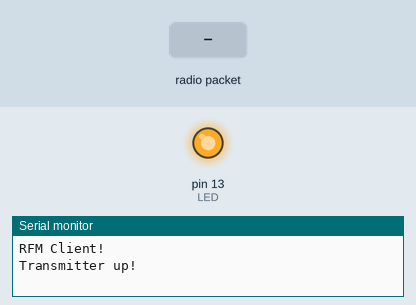
The sketch below on a simulated Arduino Mega 2560, built with avr-gcc and run on an emulated ATmega2560. On the bench: output pins drawn as LEDs (lit = HIGH), the last lines printed to the serial monitor. The test bench sets the inputs (shaded band). No radio packets arrive unless stated.

Above: at 0.1 s.
At 2.2 s:
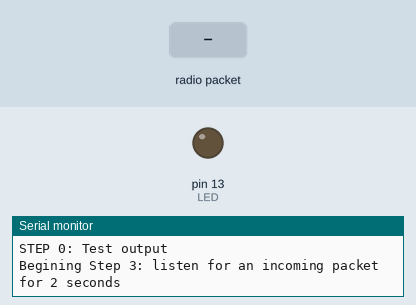
2.3 s: radio packet "1" arrives
Timing chart, 0 to 5.3 s (numbered marks = the images above; inputs shaded):
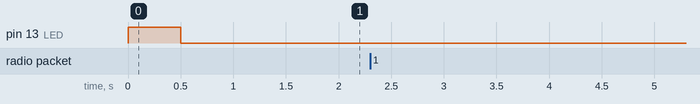

The sketch:

gateway_forTry2.5_worksInProgress.ino
```cpp
#include <SPI.h>
#include <RH_RF95.h> //Radio Head Library
#include "TinyGPS++.h" //NMEA Parsing
#include "Battery.h" // Battery info
#include "GlobalVarbs.h" // Config file for this node
#include "ThisNodesConfig.h" // node specific varbs
//#include "Functions.h" // Global Functions for this program

//Globals
TinyGPSPlus gps; //GPS info
int numDiscoveredNodes;


void setup()
{

  for(int i=0 ; i < MAX_NUM_NODES ; i = i +1)
{
  //declare a queue of readings. this is a "tab" or 1 page of manifest.
  //struct Queue* aPageofManifest = createQueue(NumofReadings);

  aBookCalledManifest[i] = createQueue(NumofReadings);
}


  numDiscoveredNodes = 1;
  pinMode(LED, OUTPUT);

  Serial.begin(9600);
  // It may be difficult to read serial messages on startup. The following line
  // will wait for serial to be ready before continuing. Comment out if not needed.
  //while(!Serial);
  Serial.println("RFM Client!");

  //Initialize the Radio.
  if (rf95.init() == false){
    Serial.println("Radio Init Failed - Freezing");
    while (1);
  }
  else{
    //An LED inidicator to let us know radio initialization has completed.
    Serial.println("Transmitter up!");
    digitalWrite(LED, HIGH);
    delay(500);
    digitalWrite(LED, LOW);
    delay(500);
  }

  // Set frequency
  rf95.setFrequency(frequency);

   // The default transmitter power is 13dBm, using PA_BOOST.
   // If you are using RFM95/96/97/98 modules which uses the PA_BOOST transmitter pin, then
   // you can set transmitter powers from 5 to 23 dBm:
   // Transmitter power can range from 14-20dbm.
   rf95.setTxPower(14, false);
}


void loop()
{

  Serial.println("STEP 0: Test output");
  if (Serial.available()) {          // If anything comes in Serial (USB),
    Serial1.write(Serial.read());     // read it and send it out Serial1 (pins 0 & 1)
  }

  //START ACTIVITY 3 - rec. others manifest and update mine.

  Serial.println("Begining Step 3: listen for an incoming packet for 2 seconds");
  //wait for packet to comlpete
  rf95.waitPacketSent();

  // Now wait for a reply
  uint8_t buf[sizeof(curr_info)];
  byte len = sizeof(buf);

  if (rf95.waitAvailableTimeout(5000))//This will change to whatever I want the timeout interval to be. TODO
  {
    // Should be a reply message for us now
    if (rf95.recv(buf, &len)) {
      Serial.print("Got a reply of size: ");
      Serial.println(sizeof(buf));

      Serial.print("buffer should be of curr_info. This is the actual packet: ");
      Serial.println(converter(buf));

      //currently this is 1 page of manifest. this will be bigger later? or will i only ever recieve 1 page at a time?
      information incomingNodesManifest[NumofReadings];

      information incomingNodesCurrInfo;
      //manifestType recievedManifest[NumofNodes]; // I should have recieved a manifest of the 2 nodes.

      memcpy(&incoming_curr_info, &buf, sizeof(buf));


      //SANITY CHECK #2
      Serial.println("Sanity Check #2................................");
      Serial.print("incoming Nodes curr info LAT------: "); Serial.println(incoming_curr_info.curr_Lat);
      print1PageofManifest(incoming_curr_info);

      Serial.println("End of Sanity Check #2................................");

      //reconcile my manifest with the one that I just recieved.
      //TODO Sanity checks on the incoming packet i.e. size, node id is a POS num etc.
      //addIncomingCurrInfoToMyBookCalledManifest(incoming_curr_info);
    }
    else
    {
      Serial.println("Receive failed");
    }
  }
  else
  {
    Serial.println("Didn't get any packets. Is anyone sending?");
  }


  //END ACTIVITY 3
}

String converter(uint8_t *str) {
  return String((char *)str);
}

void print1PageofManifest(information aNodesManifest) { // print the short version for debugging

  //for (int row = 0; row < NumofReadings ; row = row + 1)
  {
    //Serial.print("Manifest Page # "); Serial.println(row);
    Serial.print("ID=");  Serial.println(aNodesManifest.nodeID);
    Serial.print("LAT=");  Serial.println(aNodesManifest.curr_Lat, 6);
    Serial.print("LONG="); Serial.println(aNodesManifest.curr_Lon, 6);
  }
}
```

Battery.h
```cpp
// FUTURE DEVELOPMENT Battery info
const long InternalReferenceVoltage = 1062;  // Adjust this value to your board's specific internal BG voltage
//TODO verify this number...
int A0adc;
float battVolts;
```

GlobalVarbs.h
```cpp
// The broadcast frequency is set to 921.2, but the SADM21 ProRf operates
// anywhere in the range of 902-928MHz in the Americas.
// Europe operates in the frequencies 863-870, center frequency at
// 868MHz.This works but it is unknown how well the radio configures to this frequency:
//float frequency = 864.1;
float frequency = 904.6;

//Counter used to say what reading we are on. This will exceed the NumofReadings and overwrite the oldest reading. 0 becomes 51 etc.
int readingCounter = 0;
int posofManifestDataWriter = 0;

//Information for current readings location and time. This is the columns for the manifest.
struct information {
  uint16_t readingID;
  uint16_t nodeID;
  double curr_Lat;
  double curr_Lon;
  double curr_Alt;
  //uint8_t curr_Hour;
  //uint8_t curr_min;
  //uint8_t curr_sec;
  //uint32_t curr_date;
  //int curr_battery;
} curr_info, incoming_curr_info;

//3d table for all the information that I know (AKA Manifest) tablenamedefinedas[rows][col][depth]
#define initialNumofNodes 2
int NumofNodes = initialNumofNodes;     //Starting with 2 nodes aka pages for manifest aka devices. this can be a variable for later development.
#define NumofReadings 3 //Start with last 10 readings
#define NumofCol 9      //See struct above

//Only this nodes readings. AKA my page of my manifest.
information thisNodesManifest[NumofReadings];

//I see this as a "book" titled Manifest. Each page represents a node, and each page contains that node's data
struct manifestType
{
  information thisNodesManifest[NumofReadings];
} manifest[initialNumofNodes];

// We need to provide the RFM95 module's chip select and interrupt pins to the
// rf95 instance below.On the SparkFun ProRF those pins are 12 and 6 respectively.
//on the adafruit M0 they are 8 and 3
RH_RF95 rf95(8, 3);

//Status LED on pin 13
int LED = 13;

//Counts the number of packets sent
int packetCounter = 0;

//Tracks the time stamp of last packet received
long timeSinceLastPacket = 0;


//////////////////////////////////////////////////////////////////////////////////////////////////////////////////////////////////////////////////////////
// C program for array implementation of queue
#include <limits.h>
#include <stdio.h>
#include <stdlib.h>

// A structure to represent a queue
struct Queue {
    int front, rear, size;
    unsigned capacity;
    information* array;
};

// function to create a queue
// of given capacity.
// It initializes size of queue as 0
struct Queue* createQueue(unsigned capacity)
{
    struct Queue* queue = (struct Queue*)malloc(
        sizeof(struct Queue));
    queue->capacity = capacity;
    queue->front = queue->size = 0;

    // This is important, see the enqueue
    queue->rear = capacity - 1;
    queue->array = (information*)malloc(
        queue->capacity * sizeof(information));
    return queue;
}

// Queue is full when size becomes
// equal to the capacity
int isFull(struct Queue* queue)
{
    return (queue->size == queue->capacity);
}

// Queue is empty when size is 0
int isEmpty(struct Queue* queue)
{
    return (queue->size == 0);
}

// Function to remove an item from queue.
// It changes front and size
information dequeue(struct Queue* queue)
{
    if (isEmpty(queue))
    {
        information blankarray;
        return blankarray;
    }
    information item = queue->array[queue->front];
    queue->front = (queue->front + 1)
                   % queue->capacity;
    queue->size = queue->size - 1;
    return item;
}

// Function to add an item to the queue.
// It changes rear and size
void enqueue(struct Queue* queue, information item)
{
    if (isFull(queue)) // MODIFICATION MADE: if we get a reading, but our queue is full, drop the last one.
        dequeue(queue);
    queue->rear = (queue->rear + 1)
                  % queue->capacity;
    queue->array[queue->rear] = item;
    queue->size = queue->size + 1;
    printf("%d enqueued to queue\n", item);
}

// Function to get front of queue
information front(struct Queue* queue)
{
    if (isEmpty(queue))
    {
        information blankarray;
        return blankarray;
    }
    return queue->array[queue->front];
}

// Function to get rear of queue
information rear(struct Queue* queue)
{
    if (isEmpty(queue))
    {
        information blankarray;
        return blankarray;
    }
    return queue->array[queue->rear];
}
////////////////////////////////////////////////////////

//The manifest book is an array of queues. Since we start with only our self, we can zero the rest and as we get packets, we can add them to the manifest.

//declare a queue of readings. this is a "tab" or 1 page of manifest.
//struct Queue* aPageofManifest = createQueue(NumofReadings);

//The is the array of queues aka book/manifest
#define MAX_NUM_NODES 100


struct Queue* aBookCalledManifest[MAX_NUM_NODES];
```

ThisNodesConfig.h
```cpp
static uint16_t curr_ID = (*(uint32_t*)0x0080A00C); //ID for this node
static int DebugOffset = 10;
```
